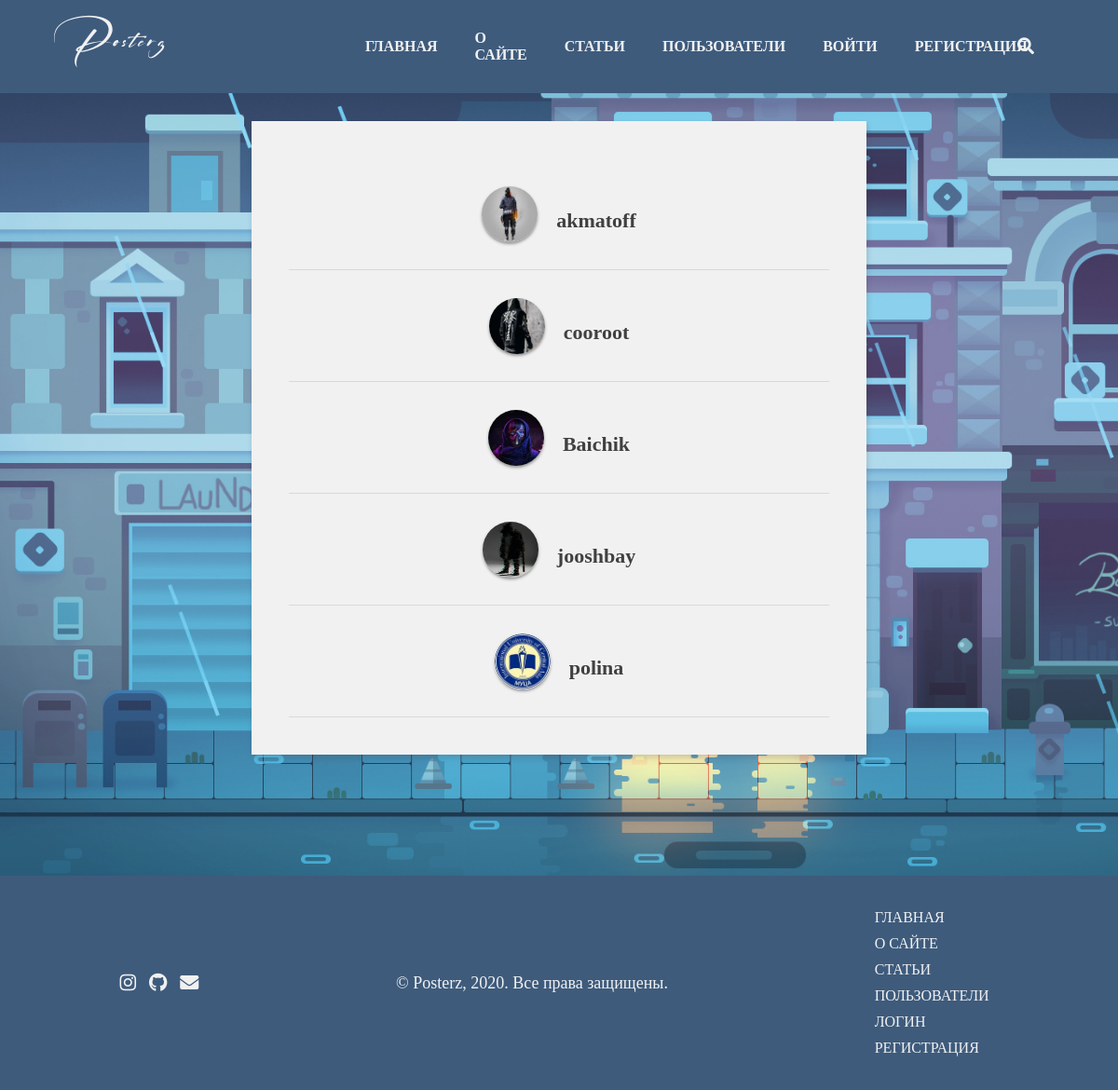
Screenshot of /users with the database file from the repository.
### tables this page shows
CREATE TABLE users (id INTEGER PRIMARY KEY AUTOINCREMENT, first_name VARCHAR (60), last_name VARCHAR (80), username VARCHAR (60) UNIQUE, email VARCHAR (60), password VARCHAR (40), reg_date DATETIME DEFAULT (CURRENT_TIMESTAMP), profile_pic BLOP, active);

### app.py (the view)
@app.route('/users')
def users():
  con = sqlite3.connect('posterz.db')
  con.row_factory = sqlite3.Row
  cur = con.cursor()
  cur.execute("SELECT * FROM users")
  users = cur.fetchall()
  return render_template('users.html', users=users)

### templates/users.html (shortened to what this page needs)
{% extends 'layout.html' %}
{% block content %}
    <div id="container">
        <div id="single-article-container">
            {% for user in users %}
            <a href="/{{user.username}}" style="text-decoration: none; color: #404040;">
            <div id="profile-dropdown-info">
                <img src="{{url_for('static', filename='profile_pics/')}}/{{user.profile_pic}}">
                <div>
                <h1 id="profile-info-header">{{user.username}}</h1>
                </div>
            </div>
            </a>
            {% endfor %}
        </div>
    </div>
{% endblock %}

### templates/layout.html (shortened to what this page needs)
<!DOCTYPE html>
<html lang="ru-RUS">
  <head>
    <link rel="stylesheet" href="{{url_for('static', filename="css/style.css")}}">
    <link rel="stylesheet" href="https://cdnjs.cloudflare.com/ajax/libs/font-awesome/5.12.1/css/all.min.css">
  </head>
  <body>
    {% include 'header.html' %}
    {% block content %}
    {% endblock %}
    {% include 'footer.html' %}
  </body>
</html>

### templates/header.html (shortened to what this page needs)
<header>
  <div id="logo"><a href="/">Posterz</a></div>
  <div id="navbar">
    <a href="/#container">ГЛАВНАЯ</a>
    <a href="/#about-container">О САЙТЕ</a>
    <a href="/articles">СТАТЬИ</a>
    <a href="/users">ПОЛЬЗОВАТЕЛИ</a>
    {% if session.logged_in %}
    {% else %}
    <a href="/login">ВОЙТИ</a>
    <a href="/register">РЕГИСТРАЦИЯ</a>
    {% endif %}
  </div>
  <div id="search-bar">
    <i class="fas fa-search"></i>
  </div>
</header>

### templates/footer.html
<footer>
    <div id="social-media-container">
        <a href="https://instagram.com/akmatoff.exe" class="fab fa-instagram"></a>
        <a href="https://github.com/akmatoff/posterz" class="fab fa-github"></a>
        <a href="mailto:@azim.akmatov1@gmail.com" class="fas fa-envelope"></a>
    </div>
    <div id="footer-text-container">© Posterz, 2020. Все права защищены.</div>
    <div id="footer-navbar">
            <a href="/">ГЛАВНАЯ</a>
            <a href="/#about-container">О САЙТЕ</a>
            <a href="/articles">СТАТЬИ</a>
            <a href="/users">ПОЛЬЗОВАТЕЛИ</a>
            <a href="/login">ЛОГИН</a>
            <a href="/regoster">РЕГИСТРАЦИЯ</a>
    </div>
</footer>

### static/css/style.css (style rules this page uses)
* { box-sizing: border-box; scroll-behavior: smooth; }
a { text-decoration: none; color: #404040; }
body { margin: 0; padding: 0; font-family: San Francisco; display: flex; align-items: center; justify-items: center; flex-direction: column; background-color: #e6e6e6; color: #404040; }
header { position: fixed; z-index: 1; top: 0; width: 100%; height: 100px; background-color: #3e5b7c; display: flex; justify-content: space-between; padding: 0 80px; flex-wrap: wrap; align-items: center; transition: top 0.6s ease; }
#logo a { font-family: Signatrue; font-size: 26px; color: #f1f1f1; letter-spacing: 3px; text-decoration: none; }
#logo { transition: ease-in 0.4s; }
#navbar { display: flex; align-items: center; justify-content: space-around; width: 50%; }
#navbar a, #authorize { color: #f1f1f1; text-decoration: none; font-weight: bold; font-size: 16px; padding: 5px 20px; transition: 0.4s ease; display: block; }
#profile-dropdown-info { display: flex; align-items: center; justify-content: center; padding: 20px; height: 120px; border-bottom: #d9d9d9 solid 1px; }
#profile-dropdown-info img { width: 60px; height: 60px; border-radius: 120px; box-shadow: 0px 2px 3px rgba(60, 60, 60, 0.5); }
#profile-info-header { font-weight: bold; font-size: 22px; margin-bottom: 0; margin-left: 20px; }
#search-bar { color: #f1f1f1; font-size: 18px; transition: ease-in-out 0.4s; padding: 10px; }
#container { display: flex; width: 100%; min-height: 100vh; justify-content: center; align-self: center; align-items: center; flex-direction: column; padding: 130px 0; background-image: url('../img/bg2.jpg'); background-size: cover; }
#single-article-container { background-color: #f1f1f1; box-shadow: 1px 3px 6px rgba(60, 60, 60, 0.2); width: 55%; padding: 40px; display: flex; flex-direction: column; }
footer { width: 100%; min-height: 230px; background-color: #3e5b7c; padding: 20px; margin: 0; display: flex; justify-content: space-around; flex-wrap: wrap; align-items: center; }
#social-media-container a { color: #f1f1f1; text-decoration: none; font-size: 20px; padding: 10px 5px; transition: ease 0.3s; }
#footer-navbar { display: flex; flex-direction: column; margin: 10px; }
#footer-navbar a { font-size: 16px; text-decoration: none; color: #f1f1f1; padding: 5px; transition: ease 0.3s; }
#footer-text-container { color: #f1f1f1; font-size: 18px; }

### rows the page displays
users: profile_pic (picture), username "akmatoff"
users: profile_pic (picture), username "cooroot"
users: profile_pic (picture), username "Baichik"
users: profile_pic (picture), username "jooshbay"
users: profile_pic (picture), username "polina"
